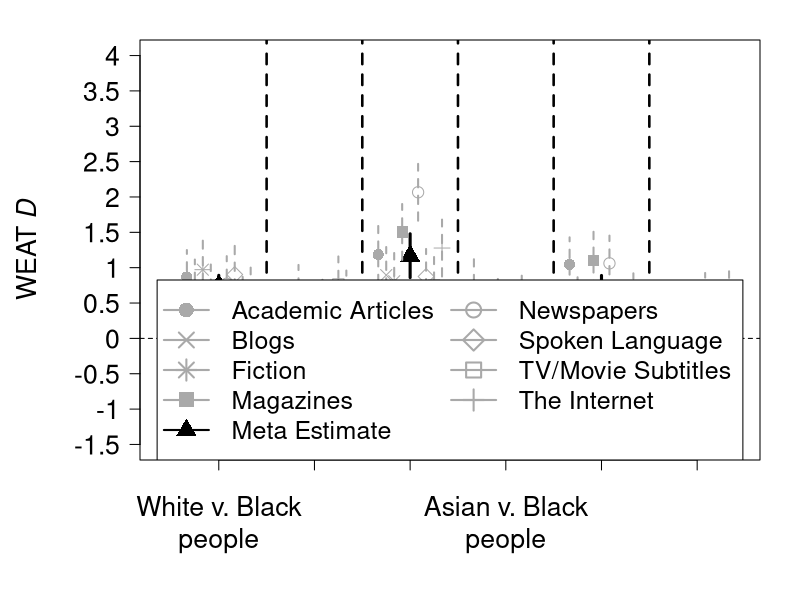
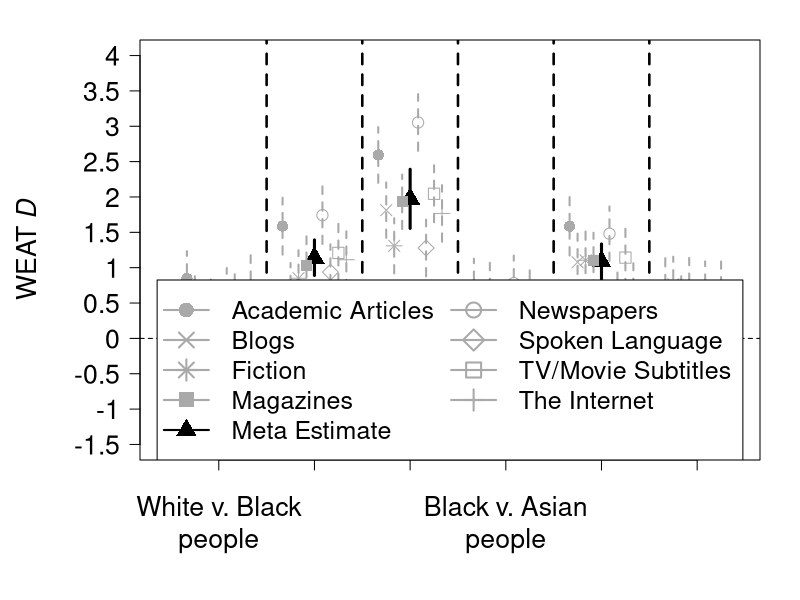

These figures' R source, in order:

## Anonymous
# America's Racial Framework of Superiority and Americanness Embedded in Natural Language

## Script date: 21 Sept 2023

# Install and load packages ----------------------------------------------------

if(!require("tidyverse")){install.packages("tidyverse", dependencies = TRUE); require("tidyverse")}

# Load Dataset -----------------------------------------------------------------

setwd("Results")

# Load WEAT Ds calculated using ALC embeddings 
acad = read.csv('acad_weat_results.csv')
blog = read.csv('blog_weat_results.csv')
fic = read.csv('fic_weat_results.csv')
mag = read.csv('mag_weat_results.csv')
news = read.csv('news_weat_results.csv')
spok = read.csv('spok_weat_results.csv')
tvm = read.csv('tvm_weat_results.csv')
web = read.csv('web_weat_results.csv')

# Load meta-analytic estimates calculated using "meta_analysis.R"
superior_meta = read.csv('superior_meta_estimate.csv')
american_meta = read.csv('american_meta_estimate.csv')

# Bind all test results together as a single dataframe
all_tests <- rbind(acad, blog, fic, mag, news, spok, tvm, web)

# Store type of texts as a character vector for later use
category.column <- rep(c('Academic Articles', 'Blogs', 'Fiction', 
                         'Magazines', 'Newspapers', 'Spoken Language', 
                         'TV/Movie Subtitles', 'The Internet'), each = 12)

# Filter test results pertaining to the superiority dimension 
superior <- all_tests %>% 
  mutate(tot = as.factor(category.column)) %>% 
  filter(dimension == "Superiority") %>%
  rename(yi = effect) %>%
  mutate(sei = (yi - lower)/1.96) %>%
  arrange(match(groups, c("White v. Black people", 
                          "White v. Asian people",
                          "White v. Hispanic people",
                          "Asian v. Black people",
                          "Asian v. Hispanic people",
                          "Black v. Hispanic people")))


# Filter test results pertaining to the Americanness dimension 
american <- all_tests %>% 
  mutate(tot = category.column) %>% 
  filter(dimension == "Americanness") %>%
  rename(yi = effect) %>%
  mutate(sei = (yi - lower)/1.96) %>%
  arrange(match(groups, c("White v. Black people", 
                          "White v. Asian people",
                          "White v. Hispanic people",
                          "Black v. Asian people",
                          "Black v. Hispanic people",
                          "Asian v. Hispanic people")))


# Forest Plot of Superiority WEAT Ds -------------------------------------------

setwd("../Plots")

pdf(file = "superiority_meta.pdf", width = 18, height = 10)

op <- par(mar = c(7,7,2,2))
plot(1, type="n", xlab="", ylab="", 
     xlim=c(0.5, 7.7), ylim=c(-1.5, 4.0), axes = FALSE)
box()
mtext(expression(paste("WEAT ", italic(D))), side = 2, line = 5, cex = 1.6)
axis(1, at = c(1.2, 2.4, 3.6, 4.8, 6.0, 7.2), 
     labels = c("White v. Black\npeople", 
                "White v. Asian\npeople",
                "White v. Hispanic\npeople",
                "Asian v. Black\npeople",
                "Asian v. Hispanic\npeople",
                "Black v. Hispanic\npeople"),
     cex.axis = 1.6, padj = 1)

axis(2, at = seq(-1.5, 4.0, by = 0.5), 
     labels = seq(-1.5, 4.0, by = 0.5), 
     las = 2, 
     cex.axis = 1.6)
abline(h = 0, lty = 2)
abline(v = c(1.8, 3.0, 4.2, 5.4, 6.6), lty = 2, lwd = 2.5)

points(seq(1.2, 7.2, by = 1.2),
       superior_meta$effect, 
       pch = 17, cex = 2, col = "black")
segments(x0 = seq(1.2, 7.2, by = 1.2), x1 = seq(1.2, 7.2, by = 1.2),
         y0 = superior_meta$lower,
         y1 = superior_meta$upper, 
         lty = 1, lwd = 3, col = "black")

points(seq(0.8, 6.8, by = 1.2),
       superior$yi[superior$tot =="Academic Articles"], 
       pch = 16, cex = 1.5, col = "darkgrey")
segments(x0 = seq(0.8, 6.8, by = 1.2), x1 = seq(0.8, 6.8, by = 1.2),
         y0 = superior$lower[superior$tot =="Academic Articles"],
         y1 = superior$upper[superior$tot =="Academic Articles"],
         lwd = 2, col = "darkgrey", lty = 2)

points(seq(0.9, 6.9, by = 1.2),
       superior$yi[superior$tot =="Blogs"], 
       pch = 4, cex = 1.5, col = "darkgrey")
segments(x0 = seq(0.9, 6.9, by = 1.2), x1 = seq(0.9, 6.9, by = 1.2),
         y0 = superior$lower[superior$tot =="Blogs"],
         y1 = superior$upper[superior$tot =="Blogs"],
         lwd = 2, col = "darkgrey", lty = 2)

points(seq(1.0, 7.0, by = 1.2),
       superior$yi[superior$tot =="Fiction"], 
       pch = 8, cex = 1.5, col = "darkgrey")
segments(x0 = seq(1.0, 7.0, by = 1.2), x1 = seq(1.0, 7.0, by = 1.2),
         y0 = superior$lower[superior$tot =="Fiction"],
         y1 = superior$upper[superior$tot =="Fiction"],
         lwd = 2, col = "darkgrey", lty = 2)

points(seq(1.1, 7.1, by = 1.2),
       superior$yi[superior$tot =="Magazines"], 
       pch = 15, cex = 1.5, col = "darkgrey")
segments(x0 = seq(1.1, 7.1, by = 1.2), x1 = seq(1.1, 7.1, by = 1.2),
         y0 = superior$lower[superior$tot =="Magazines"],
         y1 = superior$upper[superior$tot =="Magazines"],
         lwd = 2, col = "darkgrey", lty = 2)

points(seq(1.3, 7.3, by = 1.2),
       superior$yi[superior$tot =="Newspapers"], 
       pch = 1, cex = 1.5, col = "darkgrey")
segments(x0 = seq(1.3, 7.3, by = 1.2), x1 = seq(1.3, 7.3, by = 1.2),
         y0 = superior$lower[superior$tot =="Newspapers"],
         y1 = superior$upper[superior$tot =="Newspapers"],
         lwd = 2, col = "darkgrey", lty = 2)

points(seq(1.4, 7.4, by = 1.2),
       superior$yi[superior$tot =="Spoken Language"], 
       pch = 5, cex = 1.5, col = "darkgrey")
segments(x0 = seq(1.4, 7.4, by = 1.2), x1 = seq(1.4, 7.4, by = 1.2),
         y0 = superior$lower[superior$tot =="Spoken Language"],
         y1 = superior$upper[superior$tot =="Spoken Language"],
         lwd = 2, col = "darkgrey", lty = 2)

points(seq(1.5, 7.5, by = 1.2),
       superior$yi[superior$tot =="TV/Movie Subtitles"], 
       pch = 0, cex = 1.5, col = "darkgrey")
segments(x0 = seq(1.5, 7.5, by = 1.2), x1 = seq(1.5, 7.5, by = 1.2),
         y0 = superior$lower[superior$tot =="TV/Movie Subtitles"],
         y1 = superior$upper[superior$tot =="TV/Movie Subtitles"],
         lwd = 2, col = "darkgrey", lty = 2)

points(seq(1.6, 7.6, by = 1.2),
       superior$yi[superior$tot =="The Internet"], 
       pch = 3, cex = 1.5, col = "darkgrey")
segments(x0 = seq(1.6, 7.6, by = 1.2), x1 = seq(1.6, 7.6, by = 1.2),
         y0 = superior$lower[superior$tot =="The Internet"],
         y1 = superior$upper[superior$tot =="The Internet"],
         lwd = 2, col = "darkgrey", lty = 2)

legend("bottom", c('Academic Articles', 'Blogs', 'Fiction', 
                   'Magazines', 'Meta Estimate', 'Newspapers', 'Spoken Language', 
                   'TV/Movie Subtitles', 'The Internet'),
       col = c(rep("darkgrey", 4), "black", rep("darkgrey", 4)),
       pch = c(16, 4, 8, 15, 17, 1, 5, 0, 3), lwd = 2, 
       cex = 1.5, pt.cex = c(rep(2, 9)), bg = "white", ncol = 2)

par(op)
dev.off()

# Americanness Forest Plot -----------------------------------------------------

pdf(file = "americanness_meta.pdf", width = 18, height = 10)

op <- par(mar = c(7,7,2,2))
plot(1, type="n", xlab="", ylab="", 
     xlim=c(0.5, 7.7), ylim=c(-1.5, 4.0), axes = FALSE)
box()
mtext(expression(paste("WEAT ", italic(D))), side = 2, line = 5, cex = 1.6)
axis(1, at = c(1.2, 2.4, 3.6, 4.8, 6.0, 7.2), 
     labels = c("White v. Black\npeople", 
                "White v. Asian\npeople",
                "White v. Hispanic\npeople",
                "Black v. Asian\npeople",
                "Black v. Hispanic\npeople",
                "Asian v. Hispanic\npeople"),
     cex.axis = 1.6, padj = 1)

axis(2, at = seq(-1.5, 4.0, by = 0.5), 
     labels = seq(-1.5, 4.0, by = 0.5), 
     las = 2, 
     cex.axis = 1.6)
abline(h = 0, lty = 2)
abline(v = c(1.8, 3.0, 4.2, 5.4, 6.6), lty = 2, lwd = 2.5)

points(seq(1.2, 7.2, by = 1.2),
       american_meta$effect, 
       pch = 17, cex = 2, col = "black")
segments(x0 = seq(1.2, 7.2, by = 1.2), x1 = seq(1.2, 7.2, by = 1.2),
         y0 = american_meta$lower,
         y1 = american_meta$upper, 
         lty = 1, lwd = 3, col = "black")

points(seq(0.8, 6.8, by = 1.2),
       american$yi[american$tot =="Academic Articles"], 
       pch = 16, cex = 1.5, col = "darkgrey")
segments(x0 = seq(0.8, 6.8, by = 1.2), x1 = seq(0.8, 6.8, by = 1.2),
         y0 = american$lower[american$tot =="Academic Articles"],
         y1 = american$upper[american$tot =="Academic Articles"],
         lwd = 2, col = "darkgrey", lty = 2)

points(seq(0.9, 6.9, by = 1.2),
       american$yi[american$tot =="Blogs"], 
       pch = 4, cex = 1.5, col = "darkgrey")
segments(x0 = seq(0.9, 6.9, by = 1.2), x1 = seq(0.9, 6.9, by = 1.2),
         y0 = american$lower[american$tot =="Blogs"],
         y1 = american$upper[american$tot =="Blogs"],
         lwd = 2, col = "darkgrey", lty = 2)

points(seq(1.0, 7.0, by = 1.2),
       american$yi[american$tot =="Fiction"], 
       pch = 8, cex = 1.5, col = "darkgrey")
segments(x0 = seq(1.0, 7.0, by = 1.2), x1 = seq(1.0, 7.0, by = 1.2),
         y0 = american$lower[american$tot =="Fiction"],
         y1 = american$upper[american$tot =="Fiction"],
         lwd = 2, col = "darkgrey", lty = 2)

points(seq(1.1, 7.1, by = 1.2),
       american$yi[american$tot =="Magazines"], 
       pch = 15, cex = 1.5, col = "darkgrey")
segments(x0 = seq(1.1, 7.1, by = 1.2), x1 = seq(1.1, 7.1, by = 1.2),
         y0 = american$lower[american$tot =="Magazines"],
         y1 = american$upper[american$tot =="Magazines"],
         lwd = 2, col = "darkgrey", lty = 2)

points(seq(1.3, 7.3, by = 1.2),
       american$yi[american$tot =="Newspapers"], 
       pch = 1, cex = 1.5, col = "darkgrey")
segments(x0 = seq(1.3, 7.3, by = 1.2), x1 = seq(1.3, 7.3, by = 1.2),
         y0 = american$lower[american$tot =="Newspapers"],
         y1 = american$upper[american$tot =="Newspapers"],
         lwd = 2, col = "darkgrey", lty = 2)

points(seq(1.4, 7.4, by = 1.2),
       american$yi[american$tot =="Spoken Language"], 
       pch = 5, cex = 1.5, col = "darkgrey")
segments(x0 = seq(1.4, 7.4, by = 1.2), x1 = seq(1.4, 7.4, by = 1.2),
         y0 = american$lower[american$tot =="Spoken Language"],
         y1 = american$upper[american$tot =="Spoken Language"],
         lwd = 2, col = "darkgrey", lty = 2)

points(seq(1.5, 7.5, by = 1.2),
       american$yi[american$tot =="TV/Movie Subtitles"], 
       pch = 0, cex = 1.5, col = "darkgrey")
segments(x0 = seq(1.5, 7.5, by = 1.2), x1 = seq(1.5, 7.5, by = 1.2),
         y0 = american$lower[american$tot =="TV/Movie Subtitles"],
         y1 = american$upper[american$tot =="TV/Movie Subtitles"],
         lwd = 2, col = "darkgrey", lty = 2)

points(seq(1.6, 7.6, by = 1.2),
       american$yi[american$tot =="The Internet"], 
       pch = 3, cex = 1.5, col = "darkgrey")
segments(x0 = seq(1.6, 7.6, by = 1.2), x1 = seq(1.6, 7.6, by = 1.2),
         y0 = american$lower[american$tot =="The Internet"],
         y1 = american$upper[american$tot =="The Internet"],
         lwd = 2, col = "darkgrey", lty = 2)

legend("bottom", c('Academic Articles', 'Blogs', 'Fiction', 
                   'Magazines', 'Meta Estimate', 'Newspapers', 'Spoken Language', 
                   'TV/Movie Subtitles', 'The Internet'), 
       col = c(rep("darkgrey", 4), "black", rep("darkgrey", 4)),
       pch = c(16, 4, 8, 15, 17, 1, 5, 0, 3), lwd = 2, 
       cex = 1.5, pt.cex = c(rep(2, 9)), bg = "white", ncol = 2)

par(op)
dev.off()
